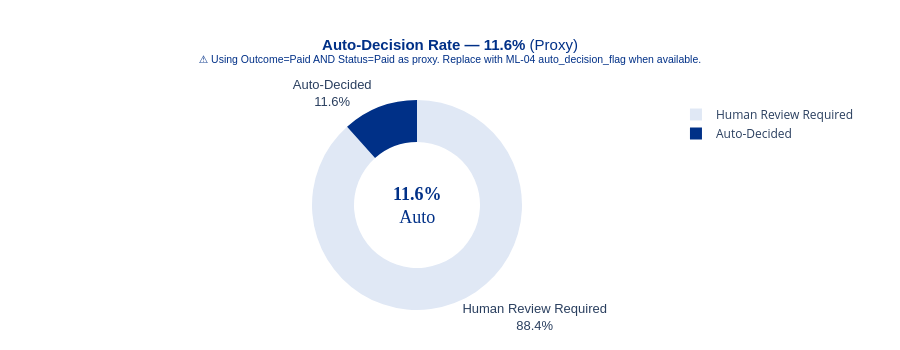

Notebook cell for this chart:
### Code cell
auto_count   = int(((df['Outcome'] == 'Paid') & (df['Claim Status'] == 'Paid')).sum())
human_count  = len(df) - auto_count

fig_auto = go.Figure(go.Pie(
    labels=['Auto-Decided', 'Human Review Required'],
    values=[auto_count, human_count],
    hole=0.6,
    marker=dict(colors=[NHS_BLUE, '#E0E8F5']),
    textinfo='label+percent',
    textfont=dict(size=13, family='Arial'),
    showlegend=True
))

fig_auto.update_layout(
    title=dict(
        text=f'<b>Auto-Decision Rate — {KPI["auto_rate"]}%</b> (Proxy)<br>'
             f'<sup>⚠ Using Outcome=Paid AND Status=Paid as proxy. Replace with ML-04 auto_decision_flag when available.</sup>',
        font=dict(size=15, color=NHS_BLUE, family='Arial'),
        x=0.5, xanchor='center'
    ),
    annotations=[dict(
        text=f'<b>{KPI["auto_rate"]}%</b><br>Auto',
        x=0.5, y=0.5, font=dict(size=18, color=NHS_BLUE, family='Arial Black'),
        showarrow=False
    )],
    height=350,
    paper_bgcolor='white',
    margin=dict(t=100, b=40, l=40, r=40)
)

fig_auto.show()
print('✅ Auto-decision donut rendered')

### Figure 1 — Plotly figure (JSON) as saved in the notebook; plotly's stock layout.template omitted (floating-point values rounded to 4 significant figures)
{"data": [{"hole": 0.6, "labels": ["Auto-Decided", "Human Review Required"], "marker": {"colors": ["#003087", "#E0E8F5"]}, "showlegend": true, "textfont": {"family": "Arial", "size": 13}, "textinfo": "label+percent", "type": "pie", "values": [116, 884]}], "layout": {"annotations": [{"font": {"color": "#003087", "family": "Arial Black", "size": 18}, "showarrow": false, "text": "<b>11.6%</b><br>Auto", "x": 0.5, "y": 0.5}], "height": 350, "margin": {"b": 40, "l": 40, "r": 40, "t": 100}, "paper_bgcolor": "white", "title": {"font": {"color": "#003087", "family": "Arial", "size": 15}, "text": "<b>Auto-Decision Rate — 11.6%</b> (Proxy)<br><sup>⚠ Using Outcome=Paid AND Status=Paid as proxy. Replace with ML-04 auto_decision_flag when available.</sup>", "x": 0.5, "xanchor": "center"}}}
